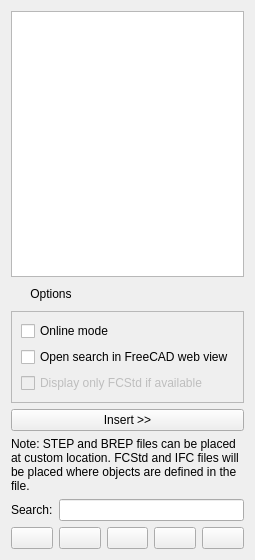
<?xml version="1.0" encoding="UTF-8"?>
<ui version="4.0">
 <class>Form</class>
 <widget class="QWidget" name="Form">
  <property name="geometry">
   <rect>
    <x>0</x>
    <y>0</y>
    <width>252</width>
    <height>560</height>
   </rect>
  </property>
  <property name="windowTitle">
   <string>Library browser</string>
  </property>
  <layout class="QVBoxLayout" name="verticalLayout">
   <item>
    <widget class="QTreeView" name="tree">
     <property name="dragEnabled">
      <bool>true</bool>
     </property>
    </widget>
   </item>
   <item>
    <layout class="QHBoxLayout" name="horizontalLayout_3">
     <item>
      <widget class="QPushButton" name="buttonOptions">
       <property name="text">
        <string>Options</string>
       </property>
       <property name="checkable">
        <bool>false</bool>
       </property>
       <property name="flat">
        <bool>true</bool>
       </property>
      </widget>
     </item>
     <item>
      <spacer name="horizontalSpacer">
       <property name="orientation">
        <enum>Qt::Horizontal</enum>
       </property>
       <property name="sizeHint" stdset="0">
        <size>
         <width>40</width>
         <height>20</height>
        </size>
       </property>
      </spacer>
     </item>
    </layout>
   </item>
   <item>
    <widget class="QFrame" name="frameOptions">
     <property name="frameShape">
      <enum>QFrame::StyledPanel</enum>
     </property>
     <property name="frameShadow">
      <enum>QFrame::Raised</enum>
     </property>
     <layout class="QVBoxLayout" name="verticalLayout_2">
      <item>
       <widget class="QCheckBox" name="checkOnline">
        <property name="toolTip">
         <string>If this is checked, the library doesn't need to be installed. Contents will be fetched online.</string>
        </property>
        <property name="text">
         <string>Online mode</string>
        </property>
       </widget>
      </item>
      <item>
       <widget class="QCheckBox" name="checkWebSearch">
        <property name="toolTip">
         <string>Open the search results inside FreeCAD's web browser instead of the system browser</string>
        </property>
        <property name="text">
         <string>Open search in FreeCAD web view</string>
        </property>
       </widget>
      </item>
      <item>
       <widget class="QCheckBox" name="checkFCStdOnly">
        <property name="enabled">
         <bool>false</bool>
        </property>
        <property name="toolTip">
         <string>If the FCStd format is available for a certain file, do not display other file formats (STEP, IFC, etc...)</string>
        </property>
        <property name="text">
         <string>Display only FCStd if available</string>
        </property>
       </widget>
      </item>
     </layout>
    </widget>
   </item>
   <item>
    <widget class="QPushButton" name="buttonInsert">
     <property name="text">
      <string>Insert &gt;&gt;</string>
     </property>
    </widget>
   </item>
   <item>
    <widget class="QLabel" name="label">
     <property name="text">
      <string>Note: STEP and BREP files can be placed at custom location. FCStd and IFC files will be placed where objects are defined in the file.</string>
     </property>
     <property name="wordWrap">
      <bool>true</bool>
     </property>
    </widget>
   </item>
   <item>
    <layout class="QHBoxLayout" name="horizontalLayout">
     <item>
      <widget class="QLabel" name="label_2">
       <property name="text">
        <string>Search:</string>
       </property>
      </widget>
     </item>
     <item>
      <widget class="QLineEdit" name="searchBox"/>
     </item>
    </layout>
   </item>
   <item>
    <layout class="QHBoxLayout" name="horizontalLayout_2">
     <item>
      <widget class="QPushButton" name="buttonBimObject">
       <property name="minimumSize">
        <size>
         <width>16</width>
         <height>0</height>
        </size>
       </property>
       <property name="toolTip">
        <string>Search BimObject website</string>
       </property>
       <property name="text">
        <string/>
       </property>
      </widget>
     </item>
     <item>
      <widget class="QPushButton" name="buttonNBSLibrary">
       <property name="minimumSize">
        <size>
         <width>16</width>
         <height>0</height>
        </size>
       </property>
       <property name="toolTip">
        <string>Search National Building Library website</string>
       </property>
       <property name="text">
        <string/>
       </property>
      </widget>
     </item>
     <item>
      <widget class="QPushButton" name="buttonBimTool">
       <property name="minimumSize">
        <size>
         <width>16</width>
         <height>0</height>
        </size>
       </property>
       <property name="toolTip">
        <string>Search BimTool website</string>
       </property>
       <property name="text">
        <string/>
       </property>
      </widget>
     </item>
     <item>
      <widget class="QPushButton" name="button3DFindIt">
       <property name="sizePolicy">
        <sizepolicy hsizetype="Minimum" vsizetype="Fixed">
         <horstretch>0</horstretch>
         <verstretch>0</verstretch>
        </sizepolicy>
       </property>
       <property name="minimumSize">
        <size>
         <width>16</width>
         <height>0</height>
        </size>
       </property>
       <property name="toolTip">
        <string>Search 3DFindIt website</string>
       </property>
       <property name="text">
        <string/>
       </property>
      </widget>
     </item>
     <item>
      <widget class="QPushButton" name="buttonGrabCad">
       <property name="minimumSize">
        <size>
         <width>16</width>
         <height>0</height>
        </size>
       </property>
       <property name="text">
        <string/>
       </property>
      </widget>
     </item>
    </layout>
   </item>
  </layout>
 </widget>
 <resources/>
 <connections/>
</ui>
